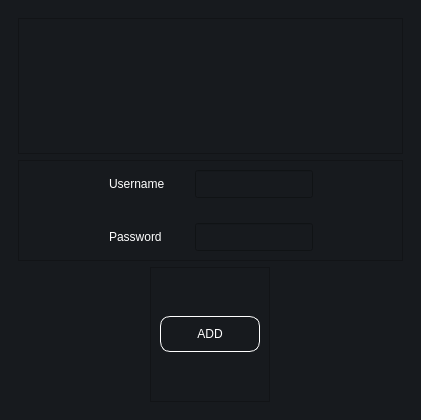
<?xml version="1.0" encoding="UTF-8"?>
<ui version="4.0">
 <class>MainWindow</class>
 <widget class="QMainWindow" name="MainWindow">
  <property name="geometry">
   <rect>
    <x>0</x>
    <y>0</y>
    <width>421</width>
    <height>420</height>
   </rect>
  </property>
  <property name="windowTitle">
   <string>MainWindow</string>
  </property>
  <widget class="QWidget" name="centralwidget">
   <property name="styleSheet">
    <string notr="true">* {
color: white;
background: rgb(23, 26, 30);
}
QLineEdit {
padding: 5px;
}
</string>
   </property>
   <layout class="QVBoxLayout" name="verticalLayout_2">
    <item>
     <widget class="QFrame" name="contentBottom">
      <property name="frameShape">
       <enum>QFrame::NoFrame</enum>
      </property>
      <property name="frameShadow">
       <enum>QFrame::Raised</enum>
      </property>
      <layout class="QVBoxLayout" name="verticalLayout_6">
       <property name="spacing">
        <number>0</number>
       </property>
       <property name="leftMargin">
        <number>0</number>
       </property>
       <property name="topMargin">
        <number>0</number>
       </property>
       <property name="rightMargin">
        <number>0</number>
       </property>
       <property name="bottomMargin">
        <number>0</number>
       </property>
       <item>
        <widget class="QFrame" name="content">
         <property name="frameShape">
          <enum>QFrame::NoFrame</enum>
         </property>
         <property name="frameShadow">
          <enum>QFrame::Raised</enum>
         </property>
         <layout class="QVBoxLayout" name="verticalLayout" stretch="1,0,1">
          <item>
           <widget class="QFrame" name="frame_3">
            <property name="frameShape">
             <enum>QFrame::StyledPanel</enum>
            </property>
            <property name="frameShadow">
             <enum>QFrame::Raised</enum>
            </property>
            <layout class="QHBoxLayout" name="horizontalLayout_4">
             <item>
              <widget class="QLabel" name="status_label">
               <property name="styleSheet">
                <string notr="true">color: rgb(189, 147, 249);</string>
               </property>
               <property name="text">
                <string/>
               </property>
               <property name="alignment">
                <set>Qt::AlignCenter</set>
               </property>
               <property name="wordWrap">
                <bool>true</bool>
               </property>
              </widget>
             </item>
            </layout>
           </widget>
          </item>
          <item>
           <widget class="QFrame" name="frame_2">
            <property name="styleSheet">
             <string notr="true">font: 12pt &quot;MS Shell Dlg 2&quot;;</string>
            </property>
            <property name="frameShape">
             <enum>QFrame::StyledPanel</enum>
            </property>
            <property name="frameShadow">
             <enum>QFrame::Raised</enum>
            </property>
            <layout class="QGridLayout" name="gridLayout">
             <property name="horizontalSpacing">
              <number>30</number>
             </property>
             <property name="verticalSpacing">
              <number>25</number>
             </property>
             <item row="2" column="0">
              <spacer name="horizontalSpacer_3">
               <property name="orientation">
                <enum>Qt::Horizontal</enum>
               </property>
               <property name="sizeHint" stdset="0">
                <size>
                 <width>40</width>
                 <height>20</height>
                </size>
               </property>
              </spacer>
             </item>
             <item row="2" column="3">
              <spacer name="horizontalSpacer_5">
               <property name="orientation">
                <enum>Qt::Horizontal</enum>
               </property>
               <property name="sizeHint" stdset="0">
                <size>
                 <width>40</width>
                 <height>20</height>
                </size>
               </property>
              </spacer>
             </item>
             <item row="2" column="1">
              <widget class="QLabel" name="label_3">
               <property name="text">
                <string>Username</string>
               </property>
              </widget>
             </item>
             <item row="2" column="2">
              <widget class="QLineEdit" name="input_name"/>
             </item>
             <item row="3" column="1">
              <widget class="QLabel" name="label">
               <property name="text">
                <string>Password</string>
               </property>
              </widget>
             </item>
             <item row="3" column="0">
              <spacer name="horizontalSpacer_9">
               <property name="orientation">
                <enum>Qt::Horizontal</enum>
               </property>
               <property name="sizeHint" stdset="0">
                <size>
                 <width>40</width>
                 <height>20</height>
                </size>
               </property>
              </spacer>
             </item>
             <item row="3" column="2">
              <widget class="QLineEdit" name="input_password">
               <property name="echoMode">
                <enum>QLineEdit::Password</enum>
               </property>
              </widget>
             </item>
             <item row="3" column="3">
              <spacer name="horizontalSpacer_10">
               <property name="orientation">
                <enum>Qt::Horizontal</enum>
               </property>
               <property name="sizeHint" stdset="0">
                <size>
                 <width>40</width>
                 <height>20</height>
                </size>
               </property>
              </spacer>
             </item>
            </layout>
           </widget>
          </item>
          <item alignment="Qt::AlignHCenter">
           <widget class="QFrame" name="frame">
            <property name="styleSheet">
             <string notr="true">
/* Top Buttons */
QPushButton {  background-color: rgb(23, 26, 30); border: none;  border-radius: 5px; padding: 10px}
QPushButton:hover { background-color: rgb(44, 49, 57); border-style: solid; border-radius: 4px; }
QPushButton:pressed { background-color: rgb(23, 26, 30); border-style: solid; border-radius: 4px; }</string>
            </property>
            <property name="frameShape">
             <enum>QFrame::StyledPanel</enum>
            </property>
            <property name="frameShadow">
             <enum>QFrame::Raised</enum>
            </property>
            <layout class="QVBoxLayout" name="verticalLayout_3">
             <item>
              <widget class="QPushButton" name="add_buttton">
               <property name="minimumSize">
                <size>
                 <width>100</width>
                 <height>0</height>
                </size>
               </property>
               <property name="styleSheet">
                <string notr="true">border: 1px solid white; border-radius: 10px;</string>
               </property>
               <property name="text">
                <string>ADD</string>
               </property>
              </widget>
             </item>
            </layout>
           </widget>
          </item>
         </layout>
        </widget>
       </item>
      </layout>
     </widget>
    </item>
   </layout>
  </widget>
 </widget>
 <resources>
  <include location="../../../../../../Downloads/Ecommerce-Desktop-App-master/Ecommerce-Desktop-App-master/interface/resources.qrc"/>
 </resources>
 <connections/>
</ui>
